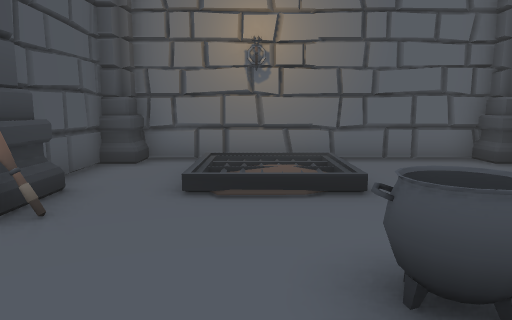
view 1 (above)

16 first-person views from a walk through a 3-D level made in the Unity game engine. The camera is 1.2 m above the floor, tilts 8° down and sees 70° across. The floor is counted in squares, 1 m on a side. Each view is taken from the middle of a square. On the plan, view 1 faces up. The plan holds only what a view shows up to about 15 squares ahead; the rest is blank. The player character is not drawn. Door leaves are left out, so doorways stand open.

view 2
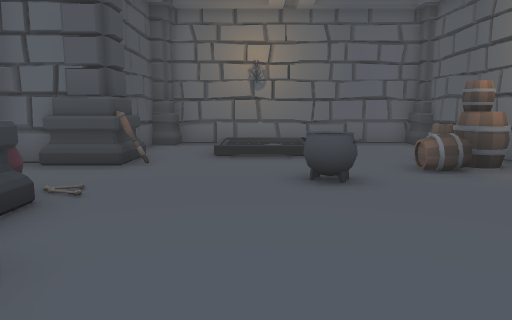

view 3
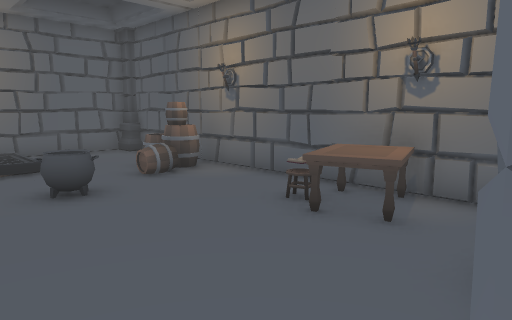

view 4
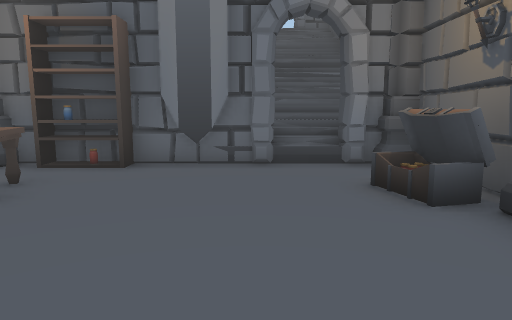

view 5
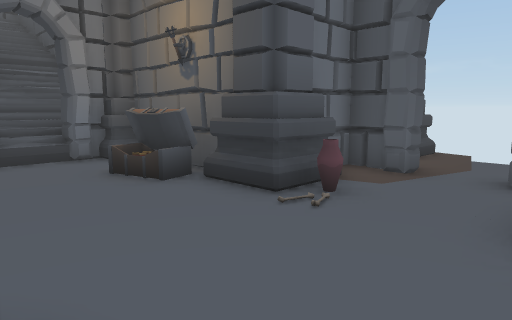

view 6
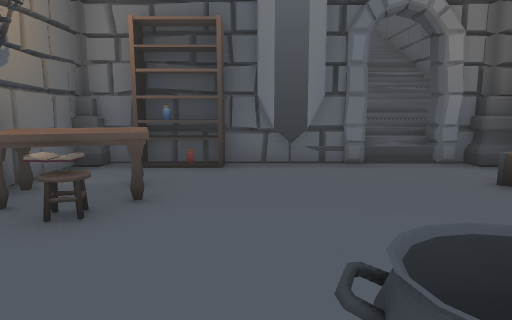

view 7
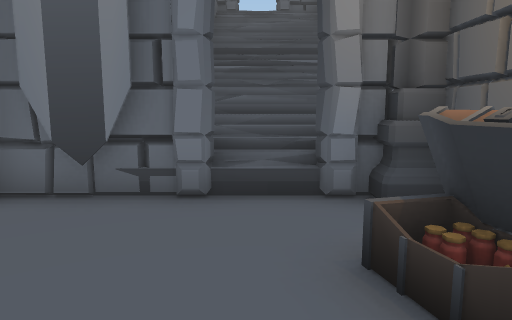

view 8
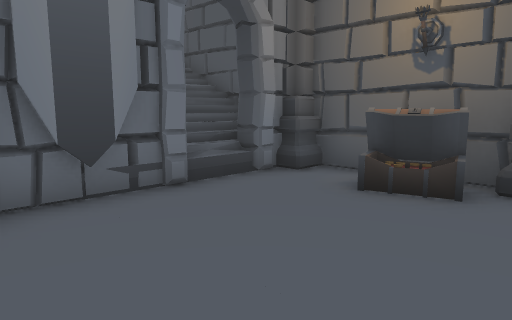

view 9
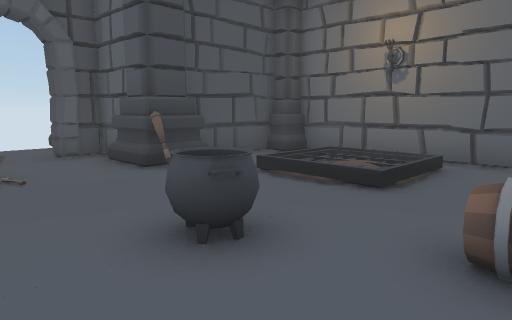

view 10
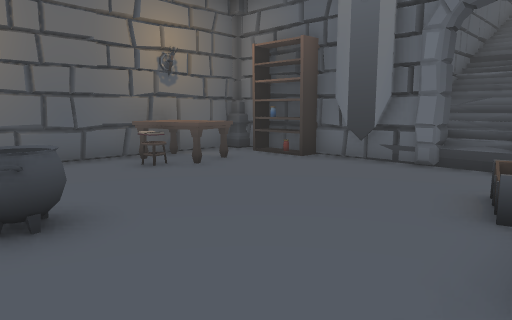

view 11
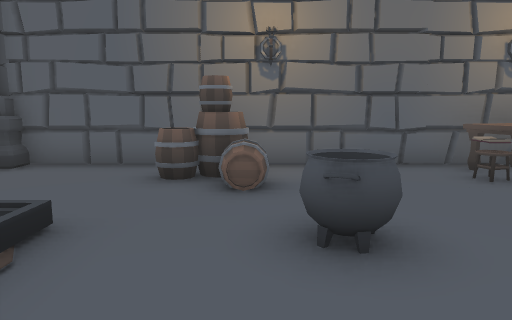

view 12
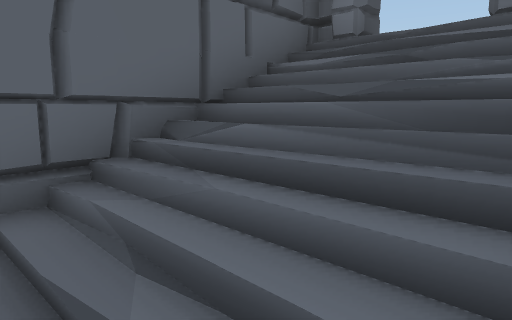

view 13
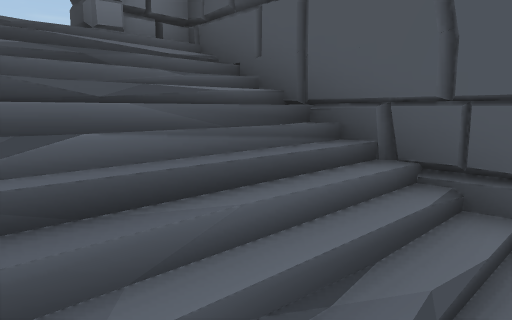

view 14
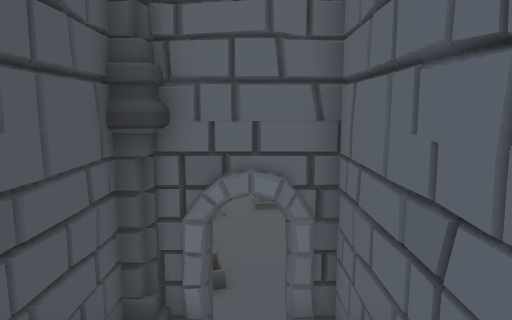

view 15
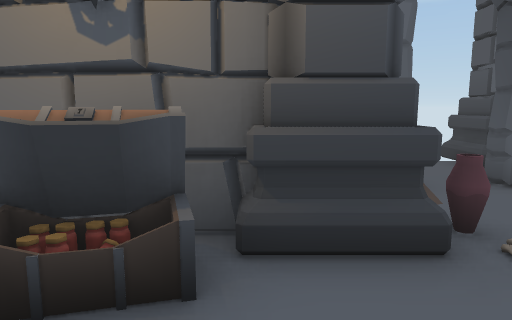

view 16
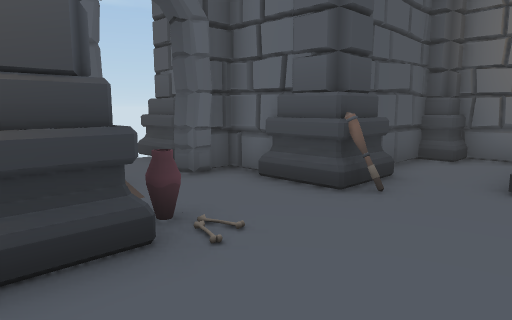

### Floor plan
Key: @ floor where view 1 was taken; # wall or solid block; . main floor; : floor 4.5 m higher than the main floor; / step, stairs or slope; D open door; = window, fence, low wall or low ledge; C column; A cauldron; B barrel; P pot; K books; T table; F flag; I potion; S shelf; O other object.
Columns run from 9 left of view 1 to 6 right of it. Each row starts with its distance up from view 1.
  9      ###########
  8      #C.. ....C#
  7      #../  ....#
  6      #../  ....#
  5      #C.///..B.#
  4 ######C......BB#
  3  ..D........BBB#
  2  ..D......AA...#
  1    #..P........#
  0 C#####C..@.....#
 -1 CC   #C......KT#
 -2      #IO....TTT#
 -3      #OI.....TT#
 -4      #.D....SO##
 -5      #CD/#F#OS##
 -6      #C///##
 -7      #////#
 -8      #////#
 -9      #///=#
-10      #////#
-11      #////#
-12      #///##
-13      #=//##
-14      ##:=##
-15      ##DD##

Positions as (right, up) in squares from view 1, and headings:
1: (0, 0), facing up
2: (0, -4), facing up
3: (-1, -5), facing up-right
4: (0, 3), facing down
5: (1, 4), facing down-left
6: (2, 3), facing down
7: (-1, 0), facing down
8: (3, 0), facing down-left
9: (4, 0), facing up-left
10: (-3, 3), facing down-right
11: (-2, 3), facing right
12: (-3, -10), facing down-right
13: (0, -10), facing down-left
14: (-1, -12), facing up
15: (0, -1), facing left
16: (0, -1), facing up-left
